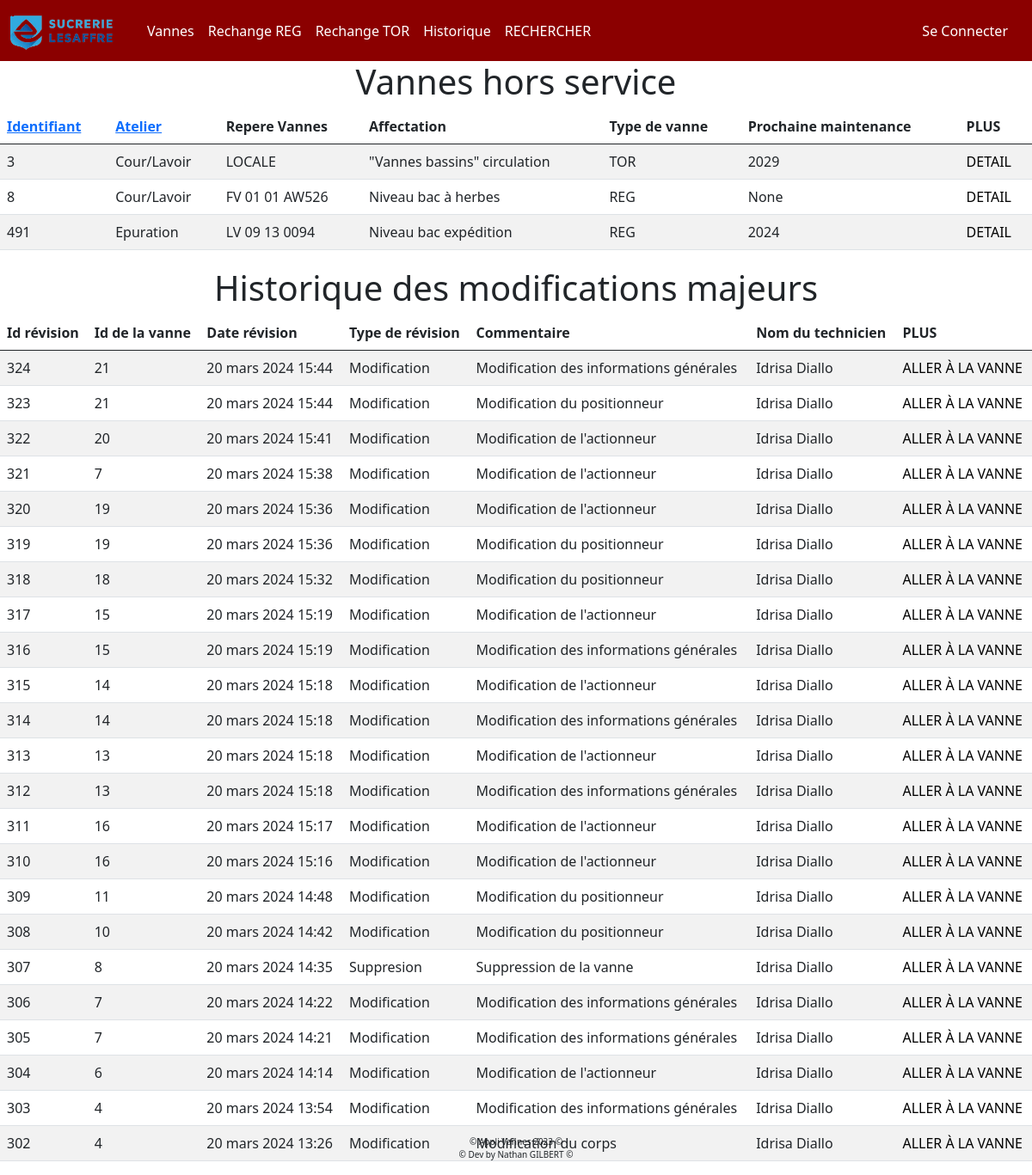
Page /historique/ on the committed database.
### EntretienVannes/appliVanne/models.py (models this page shows, shortened)
class Vanne(models.Model):
    class Meta:
        db_table = 'VANNES'
    id_vanne = models.AutoField(primary_key=True, unique=True, verbose_name="ID de la vanne")
    id_atelier = models.ForeignKey('ATELIER', to_field='id_atelier', on_delete=models.CASCADE, null=True, verbose_name="ID de l'atelier")
    repere_vanne = models.CharField(max_length=255, null=True, blank=True, verbose_name="Repère de la vanne")
    affectation_vanne = models.CharField(max_length=255, null=True, blank=True, verbose_name="Affectation de la vanne")
    machine_vanne = models.CharField(max_length=255, null=True, blank=True, verbose_name="Machine de la vanne")
    numero_commande = models.CharField(max_length=20, null=True, blank=True, verbose_name="Numéro de commande")
    id_actionneur = models.ForeignKey('ACTIONNEUR', to_field='id_actionneur', on_delete=models.CASCADE, null=True, verbose_name="ID de l'actionneur")
    id_corps = models.ForeignKey('CORPS', to_field='id_corps', on_delete=models.CASCADE, null=True, verbose_name="ID du corps")
    id_positionneur = models.ForeignKey('POSITIONNEUR', to_field='id_positionneur', on_delete=models.CASCADE, null=True, blank=True, verbose_name="ID du positionneur")
    id_fournisseur_vannes = models.ForeignKey('FOURNISSEUR', to_field='id_fournisseur', on_delete=models.CASCADE, default=0, null=True, verbose_name="ID du fournisseur de vannes")
    type_vannes = models.CharField(max_length=255, null=True, blank=True, verbose_name="Type de vannes")
    organe_reglant = models.CharField(max_length=255, null=True, blank=True, verbose_name="Organe réglant")
    freq_revision = models.IntegerField(null=True, blank=True, verbose_name="Fréquence de révision")
    derniere_revision = models.IntegerField(null=True, blank=True, verbose_name="Date de la dernière révision")
    voir_en = models.IntegerField(null=True, blank=True, verbose_name="Date de la prochaine révision")
    en_service_vanne = models.IntegerField(default=1, blank=True, verbose_name="En service")
    date_commande = models.DateField(null=True, blank=True, verbose_name="Date de la commande")
    tracker = FieldTracker()

class ATELIER(models.Model):
    class Meta:
        db_table = 'ATELIER'
    id_atelier = models.AutoField(primary_key=True, unique=True, verbose_name="ID de l'atelier")
    nom_atelier = models.CharField(max_length=45, default='a remplir', unique=True, verbose_name="Nom de l'atelier")

class REVISON(models.Model):
    class Meta:
        db_table = 'REVISION'
    id_revision = models.AutoField(primary_key=True, unique=True, verbose_name="ID de la révision")
    id_revision_vanne =  models.IntegerField(null=True, blank=True, default=0, verbose_name="ID de la révision de la vanne")
    rev_id_vanne = models.IntegerField(null=True, blank=True, default=0, verbose_name="ID de la vanne")
    date_revision = models.DateTimeField(null=True, blank=True, verbose_name="Date de la révision")
    type_revision =  models.ForeignKey('TYPEREVISION', to_field='id_type_revision', on_delete=models.CASCADE, null=True, verbose_name="ID du  type de revision")
    commentaire_revision = models.CharField(max_length=255, null=True, blank=True, default='Aucun commentaire', verbose_name="Commentaire de révision")
    detail_commentaire = models.CharField( max_length=1500000,null=True, blank=True, default='Aucun détail', verbose_name="Détail de révision")
    nom_technicien = models.CharField(max_length=255, null=True, blank=True, default='Aucun technicien', verbose_name="Nom du technicien")
    ajout_revision = models.CharField(max_length=255, null=True, blank=True, default='AUTO', verbose_name="Ajout de révision")

class TypeRevision(models.Model):
    class Meta:
        db_table = 'TYPEREVISION'
    id_type_revision = models.AutoField(primary_key=True, unique=True, verbose_name="ID du type de révision")
    type_revision = models.CharField(max_length=255, blank=True, verbose_name="Type de révision")

### EntretienVannes/appliVanne/views.py (the view)
# urls.py: path("historique/", views.historiqueVanne, name="historique"),
def historiqueVanne(request):
    LesVannes = Vanne.objects.filter(en_service_vanne=0)
    lesREv = REVISON.objects.all().order_by('-id_revision')
    return render(request, "appliVanne/historique.html", {"listeVannes": LesVannes, "listeRev": lesREv})

### EntretienVannes/appliVanne/templates/appliVanne/historique.html (shortened to what this page needs)
{% extends "appliVanne/base.html" %} {% block title %} Vannes HORS SERVICE {% endblock %}
{% block main %}
<h1> Vannes hors service </h1>
<table class="table table-striped" style="margin-bottom:20px">
    <thead>
      <tr>
        <th scope="col"> <a href="?tri=id_vanne&ordre={% if request.GET.tri == 'id_vanne' and request.GET.ordre == 'asc' %}desc{% else %}asc{% endif %}"> Identifiant</a></th>
        <th scope="col"><a href="?tri=id_atelier__nom_atelier&ordre={% if request.GET.tri == 'id_atelier__nom_atelier' and request.GET.ordre == 'asc' %}desc{% else %}asc{% endif %}"> Atelier</a></th>
        <th scope="col">Repere Vannes </th>
        <th scope="col">Affectation </th>
        <th scope="col">Type de vanne </th>
        <th scope="col"> Prochaine maintenance</th>
        <th scope="col">PLUS</th>
      </tr>
    </thead>
    {% for vanne in listeVannes %}
      <tr>
        <td>{{ vanne.id_vanne}}</td>
        <td>{{ vanne.id_atelier.nom_atelier}}</td>
        <td>{{ vanne.repere_vanne }}</td>
        <td>{{ vanne.affectation_vanne }}</td>
        <td>{{ vanne.type_vannes }}</td>
        <td>{{ vanne.voir_en }}</td>
        <td>
            <a class="detdel"  href="/vanne/{{vanne.id_vanne}}/detail">DETAIL</a>
      </tr>
    {% endfor %}
  </table>
<h1>Historique des modifications majeurs</h1>
  <table class="table table-striped  historique-modifications">
    <thead>
      <tr>
        <th scope="col"> Id révision</a></th>
        <th scope="col"> Id de la vanne</th>
        <th scope="col"> Date révision </a></th>
        <th scope="col">Type de révision </th>
        <th scope="col">Commentaire </th>
        <th scope="col">Nom du technicien</th>
        <th scope="col">PLUS</th>
      </tr>
    </thead>
    {% for rev in listeRev %}
      <tr>
        <td>{{ rev.id_revision}}</td>
        <td>{{ rev.rev_id_vanne}}</td>
        <td>{{ rev.date_revision }}</td>
        <td>{{ rev.type_revision.type_revision }}</td>
        <td>{{ rev.commentaire_revision }}</td>
        <td>{{ rev.nom_technicien}}</td>
        <td>
          <a class="detdel"  href="/vanne/{{ rev.rev_id_vanne }}/detail">ALLER À LA VANNE</a>
        </td>
      </tr>
    {% endfor %}
  </table>
{% endblock %}

### EntretienVannes/appliVanne/templates/appliVanne/base.html (shortened to what this page needs)
{% load static %}
<!DOCTYPE html>
<html lang="fr">
  <head>
    <link rel="stylesheet" href="{% static 'appliVanne/CSS/styles.css' %}" />
    <link
      href="https://cdn.jsdelivr.net/npm/bootstrap@5.0.2/dist/css/bootstrap.min.css"
      rel="stylesheet"
    />
  </head>
  <body>
    <header>
      {%if user.is_authenticated%}
      {% include "./menu.html" %}
      {%else%}
      {% include "./menuNonConnecter.html" %}
      {%endif%}
    </header>
    <main>{%block main%} {% endblock %}</main>
    <footer>{% include "./footer.html" %}</footer>
  </body>
</html>

### EntretienVannes/appliVanne/templates/appliVanne/menuNonConnecter.html (shortened to what this page needs)
{% load static %}
<nav class="navbar navbar-expand-lg navbar-dark" style="background-color: darkred;">
  <div class="container-fluid">
    <a class="navbar-brand" href="#">
      <img src="{%static 'appliVanne/IMG/logoLong.ico' %}" class="logo" />
    </a>
    <div class="collapse navbar-collapse" id="navbarText">
      <ul class="navbar-nav me-auto mb-2 mb-lg-0">
        <li class="nav-item">
          <a class="nav-link" href="/vannes/" style="color:white">Vannes</a>
        </li>
        <li class="nav-item">
          <a class="nav-link" href="/rechangeREG/" style="color:white">Rechange REG</a>
        </li>
        <li class="nav-item">
          <a class="nav-link" href="/rechangeTOR/" style="color:white">Rechange TOR</a>
        </li>
        <li class="nav-item">
          <a class="nav-link" href="/historique/" style="color:white">Historique</a>
        </li>
        <li class="nav-item">
          <a class="nav-link" href="/recherche/" style="color:white">RECHERCHER</a>
        </li>
      </ul>
      <a class="nav-link" href="/login/" style="color:white">Se Connecter</a>
    </div>
  </div>
</nav>

### EntretienVannes/appliVanne/templates/appliVanne/footer.html
© Appli Vannes 2023 ©
<p> © Dev by Nathan GILBERT © </p>

### EntretienVannes/appliVanne/static/appliVanne/CSS/styles.css (style rules this page uses)
main { flex-direction: column; min-height: 100vh; display: flex; height: 100%; align-items: center; }
.logo { width: auto; height: 45px; }
footer { font-size: 10px; text-align: center; position: fixed; right: 0; bottom: 0; width: 100%; }
.detdel { text-decoration: none; color: black; }

### rows in the picture
Vanne: id_vanne "3", id_atelier.nom_atelier "Cour/Lavoir", repere_vanne "LOCALE", affectation_vanne "\"Vannes bassins\" circulation", type_vannes "TOR", voir_en "2029"
Vanne: id_vanne "8", id_atelier.nom_atelier "Cour/Lavoir", repere_vanne "FV 01 01 AW526", affectation_vanne "Niveau bac à herbes", type_vannes "REG", voir_en "None"
Vanne: id_vanne "491", id_atelier.nom_atelier "Epuration", repere_vanne "LV 09 13 0094", affectation_vanne "Niveau bac expédition", type_vannes "REG", voir_en "2024"
REVISON: id_revision "324", rev_id_vanne "21", date_revision "20 mars 2024 15:44", type_revision.type_revision "Modification", commentaire_revision "Modification des informations générales", nom_technicien "Idrisa Diallo"
REVISON: id_revision "323", rev_id_vanne "21", date_revision "20 mars 2024 15:44", type_revision.type_revision "Modification", commentaire_revision "Modification du positionneur", nom_technicien "Idrisa Diallo"
REVISON: id_revision "322", rev_id_vanne "20", date_revision "20 mars 2024 15:41", type_revision.type_revision "Modification", commentaire_revision "Modification de l'actionneur", nom_technicien "Idrisa Diallo"
REVISON: id_revision "321", rev_id_vanne "7", date_revision "20 mars 2024 15:38", type_revision.type_revision "Modification", commentaire_revision "Modification de l'actionneur", nom_technicien "Idrisa Diallo"
REVISON: id_revision "320", rev_id_vanne "19", date_revision "20 mars 2024 15:36", type_revision.type_revision "Modification", commentaire_revision "Modification de l'actionneur", nom_technicien "Idrisa Diallo"
REVISON: id_revision "319", rev_id_vanne "19", date_revision "20 mars 2024 15:36", type_revision.type_revision "Modification", commentaire_revision "Modification du positionneur", nom_technicien "Idrisa Diallo"
REVISON: id_revision "318", rev_id_vanne "18", date_revision "20 mars 2024 15:32", type_revision.type_revision "Modification", commentaire_revision "Modification du positionneur", nom_technicien "Idrisa Diallo"
REVISON: id_revision "317", rev_id_vanne "15", date_revision "20 mars 2024 15:19", type_revision.type_revision "Modification", commentaire_revision "Modification de l'actionneur", nom_technicien "Idrisa Diallo"
REVISON: id_revision "316", rev_id_vanne "15", date_revision "20 mars 2024 15:19", type_revision.type_revision "Modification", commentaire_revision "Modification des informations générales", nom_technicien "Idrisa Diallo"
REVISON: id_revision "315", rev_id_vanne "14", date_revision "20 mars 2024 15:18", type_revision.type_revision "Modification", commentaire_revision "Modification de l'actionneur", nom_technicien "Idrisa Diallo"
REVISON: id_revision "314", rev_id_vanne "14", date_revision "20 mars 2024 15:18", type_revision.type_revision "Modification", commentaire_revision "Modification des informations générales", nom_technicien "Idrisa Diallo"
REVISON: id_revision "313", rev_id_vanne "13", date_revision "20 mars 2024 15:18", type_revision.type_revision "Modification", commentaire_revision "Modification de l'actionneur", nom_technicien "Idrisa Diallo"
REVISON: id_revision "312", rev_id_vanne "13", date_revision "20 mars 2024 15:18", type_revision.type_revision "Modification", commentaire_revision "Modification des informations générales", nom_technicien "Idrisa Diallo"
REVISON: id_revision "311", rev_id_vanne "16", date_revision "20 mars 2024 15:17", type_revision.type_revision "Modification", commentaire_revision "Modification de l'actionneur", nom_technicien "Idrisa Diallo"
REVISON: id_revision "310", rev_id_vanne "16", date_revision "20 mars 2024 15:16", type_revision.type_revision "Modification", commentaire_revision "Modification de l'actionneur", nom_technicien "Idrisa Diallo"
REVISON: id_revision "309", rev_id_vanne "11", date_revision "20 mars 2024 14:48", type_revision.type_revision "Modification", commentaire_revision "Modification du positionneur", nom_technicien "Idrisa Diallo"
REVISON: id_revision "308", rev_id_vanne "10", date_revision "20 mars 2024 14:42", type_revision.type_revision "Modification", commentaire_revision "Modification du positionneur", nom_technicien "Idrisa Diallo"
REVISON: id_revision "307", rev_id_vanne "8", date_revision "20 mars 2024 14:35", type_revision.type_revision "Suppresion", commentaire_revision "Suppression de la vanne", nom_technicien "Idrisa Diallo"
REVISON: id_revision "306", rev_id_vanne "7", date_revision "20 mars 2024 14:22", type_revision.type_revision "Modification", commentaire_revision "Modification des informations générales", nom_technicien "Idrisa Diallo"
REVISON: id_revision "305", rev_id_vanne "7", date_revision "20 mars 2024 14:21", type_revision.type_revision "Modification", commentaire_revision "Modification des informations générales", nom_technicien "Idrisa Diallo"
REVISON: id_revision "304", rev_id_vanne "6", date_revision "20 mars 2024 14:14", type_revision.type_revision "Modification", commentaire_revision "Modification de l'actionneur", nom_technicien "Idrisa Diallo"
REVISON: id_revision "303", rev_id_vanne "4", date_revision "20 mars 2024 13:54", type_revision.type_revision "Modification", commentaire_revision "Modification des informations générales", nom_technicien "Idrisa Diallo"
REVISON: id_revision "302", rev_id_vanne "4", date_revision "20 mars 2024 13:26", type_revision.type_revision "Modification", commentaire_revision "Modification du corps", nom_technicien "Idrisa Diallo"
